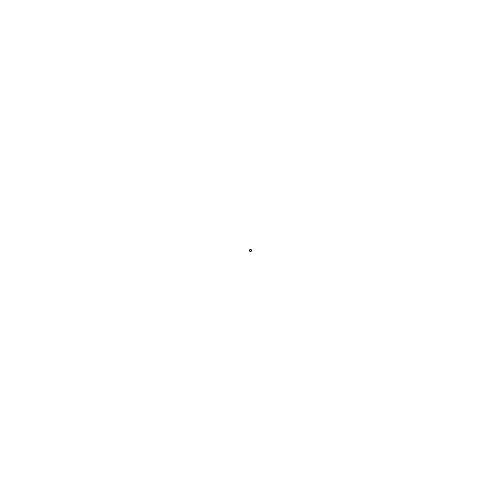
Frame 1 (no input)
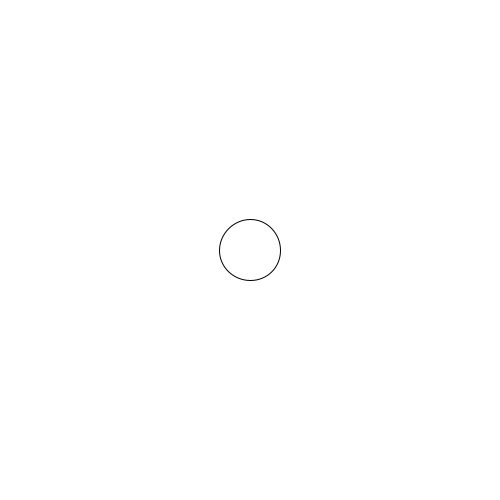
Frame 60 (the mouse pressed at the canvas centre just before this capture)
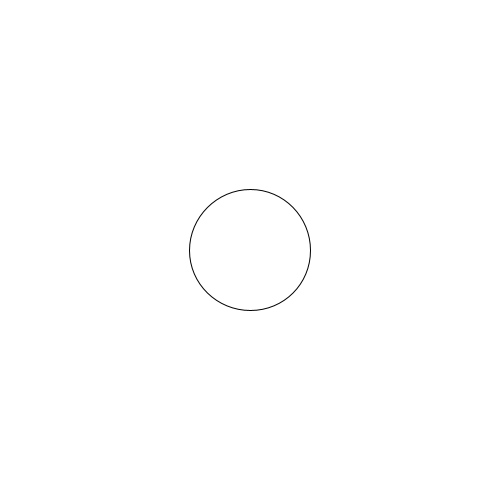
Frame 120 (the mouse held since frame 60 and released just before this capture)

The Processing sketch that drew these frames (run headless with seeded random() and noise(); from frame 60 on, the mouse is pressed at the canvas centre):

// Processing sketch: Extra_Credit
// ── Extra_Credit.pde
int x,y,growX,growY;
boolean growing = true ;

void setup(){
  size(500,500);
   x = width/2;
   y = height/2;
   
   growX = 1;
   growY = 1;
   
}

void draw(){
  if(growing == true){
  growX= growX + 1;
  growY= growY + 1;
     if(growX >= 500){
         growing = false; 
  }
  }
  if(growing == false){
  growX= growX - 1;
  growY= growY - 1;
     if(growX <= 1){
         growing = false; 
  }
  }
  
  
  
  
  background(255);
  ellipse(x,y,growX,growY);
  }
